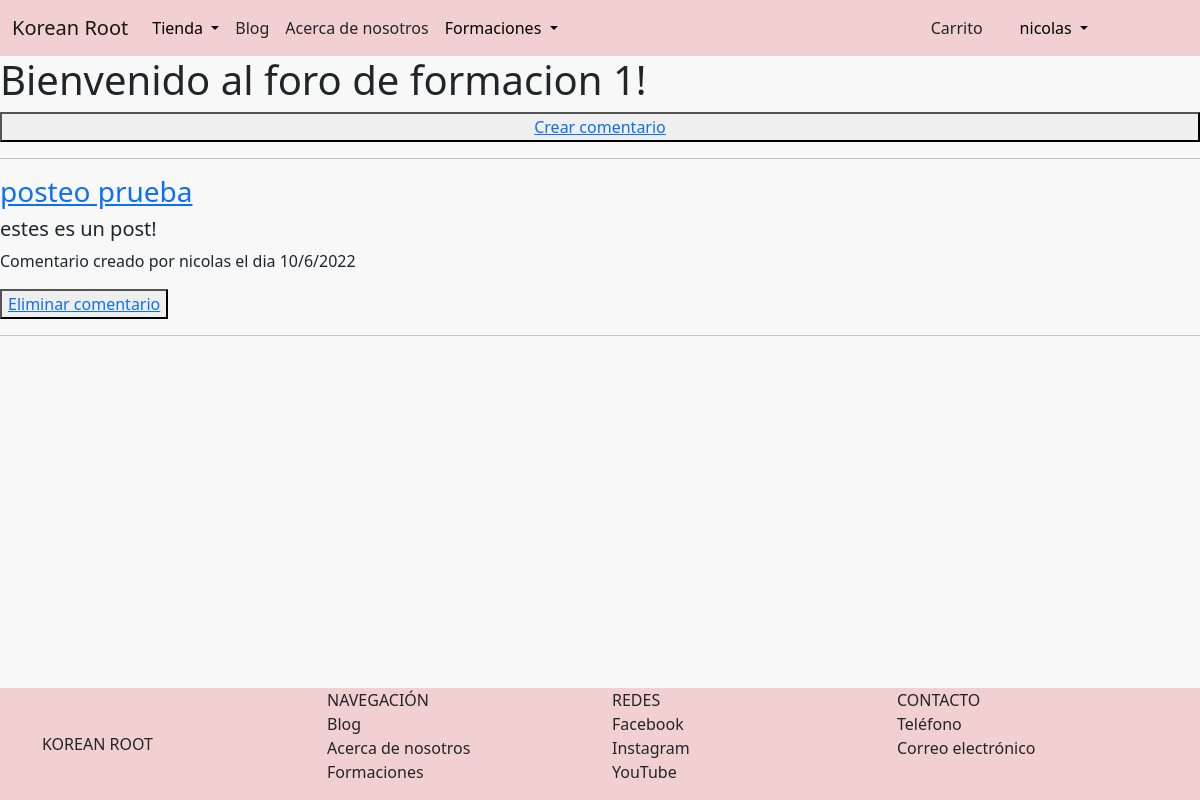
Page /capacitaciones/foro/1 (signed in) on the committed database.
### AppCursos/models.py (models this page shows, shortened)
class Capacitacion(models.Model):
    nombre = models.CharField(max_length=50)
    precio = models.IntegerField()
    descripcion = RichTextField()
    fecha_inicio = models.DateTimeField()
    imagen_miniatura = models.ImageField(upload_to='miniaturas_capacitaciones', default = 'miniaturacapacitaciondefault.jpg')
    imagen_portada = models.ImageField(upload_to='portadas_capacitaciones', default = 'portadacapacitaciondefault.jpg')
    link_capacitacion = models.CharField(max_length=255)

class ComentarioForo(models.Model):
    usuario = models.ForeignKey(User, on_delete=models.CASCADE)
    titulo = models.CharField(max_length=80)
    cuerpo = models.TextField()
    fecha = models.DateField(auto_now_add=True)
    curso = models.ForeignKey(Capacitacion, on_delete=models.CASCADE)

### AppCursos/views.py (the view)
# urls.py: path('foro/<id>', views.foro, name="foro"),
@login_required
def foro(request, id):
      usuario = request.user
      cursos_usuario = Capacitacion.objects.filter(operaciones__usuario_id=usuario.id)
      curso = Capacitacion.objects.get(id=id)
      if curso in cursos_usuario:
            comentarios = ComentarioForo.objects.filter(curso_id = curso.id)
            if not comentarios:
                  messages.error(request, 'Aun no hay comentarios en este foro.')
            return render(request, 'AppCursos/foro.html', {'comentarios': comentarios, 'curso': curso})
      else:
            messages.error(request, 'Solo puedes acceder a los foros de las formaciones que poseas.')
            return redirect('mis_capacitaciones')

### AppCursos/templates/AppCursos/foro.html
{% extends 'AppTienda/padre.html' %}
{% load static %}
{% block contenidoQueCambia %}
    <h1>Bienvenido al foro de {{curso.nombre}}!</h1>
    <button><a href="{% url 'cursos:nuevo_comentario' id=curso.id %}">Crear comentario</a></button>
    {% for comentario in comentarios %}
        <div>
            <hr>
            <h3><a href="{% url 'cursos:detalle_comentario' id=comentario.id %}">{{comentario.titulo}}</a></h3>
            <h5>{{comentario.cuerpo}}</h5>
            <p>Comentario creado por {{comentario.usuario}} el dia {{comentario.fecha|date:'d/n/Y'}}</p>
            {% if comentario.usuario == request.user %}
                <button><a href="{% url 'cursos:eliminar_comentario' id=comentario.id %}">Eliminar comentario</a></button>
            {% endif %}
            <hr>
        </div>
    {% endfor %}
{% endblock %}

### AppTienda/templates/AppTienda/padre.html (shortened to what this page needs)
<!doctype html>
<html lang="en">
  <head>
    {% load static %}
    <link href="https://cdn.jsdelivr.net/npm/bootstrap@5.1.3/dist/css/bootstrap.min.css" rel="stylesheet">
  </head>
  <body class="body">
        <nav class="navbar navbar-expand-sm navbar-light" style="background-color:rgb(242, 208, 209)">
            <div class="container">
            <a href="{% url 'blog:Inicio' %}" class="navbar-brand mb-0 h1" style="text-emphasis-color: aliceblue; margin-right: 1rem;">Korean Root</a>
            <div class="collapse navbar-collapse" id="navbarNav">
                <ul class="navbar-nav">
                    <li class="nav-item dropdown">
                        <a href="#"
                        class="nav-link dropdown-toggle"
                        id="navbarDropdown"
                        role="button"
                        data-bs-toggle="dropdown"
                        aria-expanded="false"
                        style="color: black;"
                        >Tienda
                        </a>
                    </li>
                    <li class="nav-item active">
                        <a
                        href="{% url 'blog:lista_publicaciones' %}"
                        class="nav-link"
                        style="text-decoration: none; color:inherit;"
                        >
                        Blog
                    </a>
                </li>
                    <li
                    class="nav-item active">
                    <a
                    href="{% url 'acerca_de_nosotros' %}"
                    class="nav-link"
                    style="text-decoration: none; color:inherit;"
                    >
                    Acerca de nosotros
                </a>
            </li>
                    <li class="nav-item dropdown">
                      <a href="#"
                      class="nav-link dropdown-toggle"
                      id="navbarDropdown"
                      role="button"
                      data-bs-toggle="dropdown"
                      aria-expanded="false"
                      style="color: black;"
                      >Formaciones
                      </a>
                </ul>
            </div>
            </div>
            {% if user.is_authenticated %}
              <div class="d-grid gap-2 d-sm-flex justify-content-end" style="width: 6rem; margin-right: 6rem;">
              <div class="d-grid gap-2 d-sm-flex justify-content-end" style="width: 5rem;">
                <button
                class="btn btn-outline"
                type="button"
                style="text-decoration: none; color:inherit;"
                >
                <a
                    href="{% url 'carrito' %}"
                    style="text-decoration: none; color:inherit;"
                    >
                    Carrito
                </a>
                </button>
                <li class="nav-item dropdown" style="list-style-type: none">
                  <a href="#"
                  class="nav-link dropdown-toggle"
                  id="navbarDropdown"
                  role="button"
                  data-bs-toggle="dropdown"
                  aria-expanded="false"
                  style="color: black;">
                  {{user.username}}
                  </a>
                </li>
              </div>
            {% endif %}
        </nav>
    {% block contenidoQueCambia %}
    {% endblock %}
  <footer
  class="footer"
  >
    <div class="container">
      <nav class="row">
        <a href="{% url 'blog:Inicio' %}"
        class="col-3 text-reser text-uppercase d-flex align-items-center"
        style="text-decoration: none; color:inherit;"
        >
          Korean Root
        </a>
        <ul class="col-3 list-unstyled">
          <li class="font-weight-bold text-uppercase">Navegación</li>
          <li><a href="{% url 'blog:lista_publicaciones' %}" class="text-reset" style="text-decoration: none; color:inherit;">Blog</a></li>
          <li><a href="{% url 'acerca_de_nosotros' %}" class="text-reset" style="text-decoration: none; color:inherit;">Acerca de nosotros</a></li>
          <li><a href="{% url 'cursos:capacitaciones' %}" class="text-reset" style="text-decoration: none; color:inherit;">Formaciones</a></li>
        </ul>
        <ul class="col-3 list-unstyled">
          <li class="font-weight-bold text-uppercase" style="text-decoration: none; color:inherit;">Redes</li>
          <li><a href="https://www.facebook.com/koreanroot" class="text-reset" style="text-decoration: none; color:inherit;">Facebook</a></li>
          <li><a href="https://instagram.com/koreanroot" class="text-reset" style="text-decoration: none; color:inherit;">Instagram</a></li>
          <li><a href="https://www.youtube.com/channel/UC8QQf5m4bq_b639ss8gnnDg" class="text-reset" style="text-decoration: none; color:inherit;">YouTube</a></li>
        </ul>
        <ul class="col-3 list-unstyled">
          <li class="font-weight-bold text-uppercase" style="text-decoration: none; color:inherit;">Contacto</li>
          <li><a href="tel:3424234054" class="text-reset" style="text-decoration: none; color:inherit;">Teléfono</a></li>
          <li><a href="thekoreanroot@gmail.com" class="text-reset" style="text-decoration: none; color:inherit;">Correo electrónico</a></li>
        </ul>
      </nav>
    </div>
  </footer>
  </body>
</html>

### AppTienda/templates/AppTienda/padre.html (style rules this page uses)
.body { background-color:rgb(248, 248, 248); display: flex; flex-direction: column; min-height: 100vh; }
.footer { background-color: rgb(242, 208, 209); position: relative; margin-top: auto; clear:both; }

### rows in the picture
Capacitacion: nombre "formacion 1"
ComentarioForo: titulo "posteo prueba", cuerpo "estes es un post!", usuario "nicolas", fecha "10/6/2022", shows "Eliminar comentario"

### other values in the picture
{{ user.username }} "nicolas"
